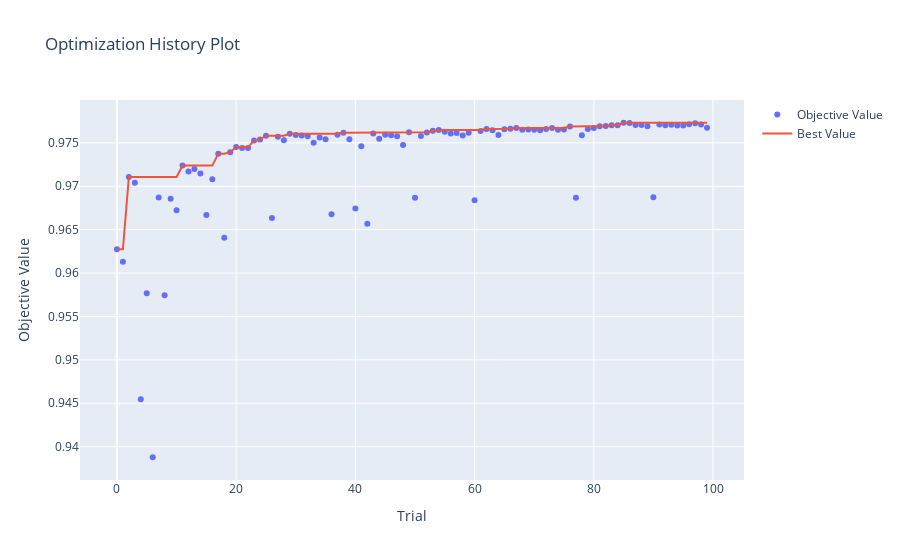

Notebook code for this chart:
### Code cell
from optuna.visualization import plot_optimization_history

plot_optimization_history(study)
